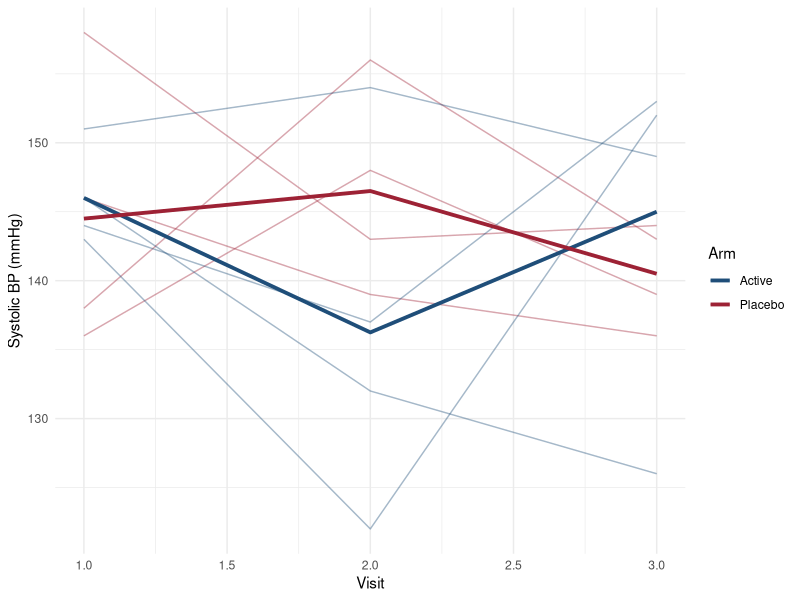

Source code (R):
## ---- chunk 1
#| label: wrangle-r-obj
#| echo: false
#| message: false
library(palmerpenguins)
penguins_df <- na.omit(penguins)
## ---- chunk 2
#| label: wrangle-wide
#| message: false
library(tidyverse)

set.seed(2)
wide <- tibble(
  patient_id = sprintf("P%03d", 1:8),
  arm        = rep(c("Placebo", "Active"), each = 4),
  bp_v1      = round(rnorm(8, 145, 8)),
  bp_v2      = round(rnorm(8, 140, 8)),
  bp_v3      = round(rnorm(8, 136, 8))
)
wide
## ---- chunk 3
#| label: wrangle-long
long <- wide |>
  pivot_longer(starts_with("bp_v"),
               names_to = "visit", names_prefix = "bp_v",
               values_to = "bp") |>
  mutate(visit = as.integer(visit))
head(long, 6)
## ---- chunk 4
#| label: fig-bp-trajectory
#| fig-cap: "Systolic blood-pressure trajectories from the simulated
#|   trial. Thin lines are individual patients; heavy lines are arm
#|   means. Reshaping to long format is what makes visit an x-axis
#|   variable."
#| fig-width: 6.5
#| fig-height: 4
ggplot(long, aes(visit, bp, color = arm)) +
  geom_line(aes(group = patient_id), alpha = 0.4) +
  stat_summary(aes(group = arm), fun = mean, geom = "line",
               linewidth = 1.3) +
  scale_color_manual(values = c(Placebo = "#9d2235", Active = "#1f4e79")) +
  labs(x = "Visit", y = "Systolic BP (mmHg)", color = "Arm") +
  theme_minimal()
